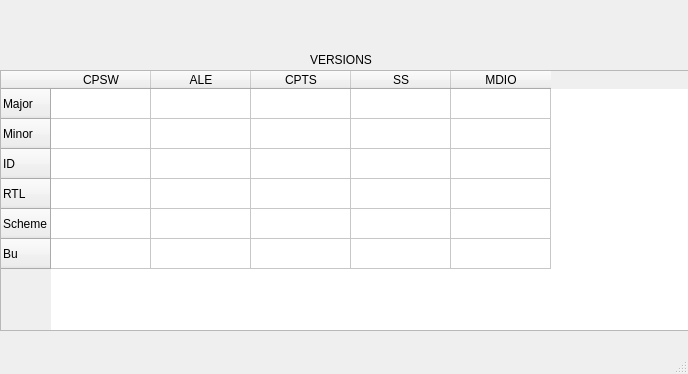
<?xml version="1.0" encoding="UTF-8"?>
<ui version="4.0">
 <class>MainWindow</class>
 <widget class="QMainWindow" name="MainWindow">
  <property name="geometry">
   <rect>
    <x>0</x>
    <y>0</y>
    <width>688</width>
    <height>374</height>
   </rect>
  </property>
  <property name="windowTitle">
   <string>MainWindow</string>
  </property>
  <widget class="QWidget" name="centralwidget">
   <widget class="QTableWidget" name="versionTable">
    <property name="geometry">
     <rect>
      <x>0</x>
      <y>70</y>
      <width>691</width>
      <height>261</height>
     </rect>
    </property>
    <row>
     <property name="text">
      <string>Major</string>
     </property>
    </row>
    <row>
     <property name="text">
      <string>Minor</string>
     </property>
    </row>
    <row>
     <property name="text">
      <string>ID</string>
     </property>
    </row>
    <row>
     <property name="text">
      <string>RTL</string>
     </property>
    </row>
    <row>
     <property name="text">
      <string>Scheme</string>
     </property>
    </row>
    <row>
     <property name="text">
      <string>Bu</string>
     </property>
    </row>
    <column>
     <property name="text">
      <string>CPSW</string>
     </property>
    </column>
    <column>
     <property name="text">
      <string>ALE</string>
     </property>
    </column>
    <column>
     <property name="text">
      <string>CPTS</string>
     </property>
    </column>
    <column>
     <property name="text">
      <string>SS</string>
     </property>
    </column>
    <column>
     <property name="text">
      <string>MDIO</string>
     </property>
    </column>
   </widget>
   <widget class="QLabel" name="label_3">
    <property name="geometry">
     <rect>
      <x>0</x>
      <y>0</y>
      <width>691</width>
      <height>51</height>
     </rect>
    </property>
    <property name="text">
     <string/>
    </property>
    <property name="pixmap">
     <pixmap>logobar.gif</pixmap>
    </property>
    <property name="scaledContents">
     <bool>true</bool>
    </property>
   </widget>
   <widget class="QLabel" name="label">
    <property name="geometry">
     <rect>
      <x>310</x>
      <y>50</y>
      <width>71</width>
      <height>20</height>
     </rect>
    </property>
    <property name="text">
     <string>VERSIONS</string>
    </property>
   </widget>
  </widget>
  <widget class="QMenuBar" name="menubar">
   <property name="geometry">
    <rect>
     <x>0</x>
     <y>0</y>
     <width>688</width>
     <height>26</height>
    </rect>
   </property>
  </widget>
  <widget class="QStatusBar" name="statusbar"/>
 </widget>
 <resources/>
 <connections/>
</ui>
